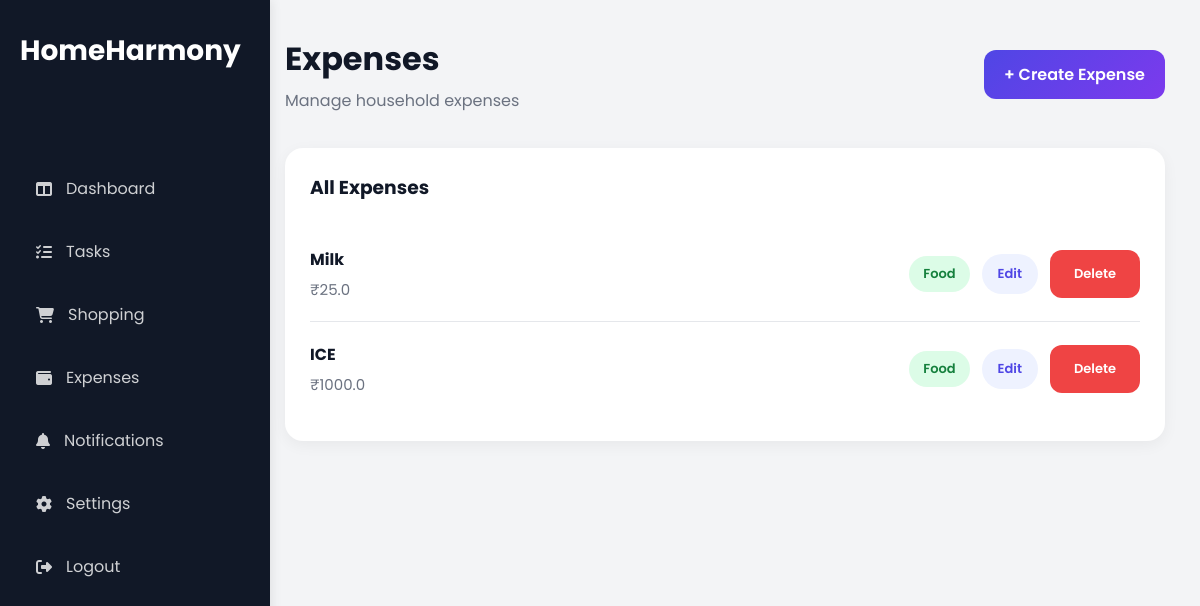
The page /expenses (signed in) on the database its author committed.
### app/models/expense_model.py (models this page shows)
class Expense(db.Model):
    __tablename__ = "expenses"
    id = db.Column(
        db.Integer,
        primary_key=True
    )
    title = db.Column(
        db.String(100),
        nullable=False
    )
    amount = db.Column(
        db.Float,
        nullable=False
    )
    category = db.Column(
        db.String(50),
        nullable=False
    )
    description = db.Column(
        db.Text
    )
    household_id = db.Column(
        db.Integer,
        db.ForeignKey("households.id"),
        nullable=False
    )
    paid_by = db.Column(
        db.Integer,
        db.ForeignKey("users.id"),
        nullable=False
    )
    created_at = db.Column(
        db.DateTime,
        server_default=db.func.now()
    )

### app/expenses/routes.py (the view)
@expenses_bp.route("/expenses")
@login_required
def expense_list():
    expenses = Expense.query.filter_by(
        household_id=current_user.household_id
    ).all()
    return render_template(
        "expenses/expense_list.html",
        expenses=expenses
    )

### app/models/user_model.py (called while the page is built)
@login_manager.user_loader
def load_user(user_id):
    return User.query.get(int(user_id))

### app/templates/expenses/expense_list.html
{% extends "layout/base.html" %}
{% block content %}
<div class="topbar">
    <div>
        <h1>Expenses</h1>
        <p>Manage household expenses</p>
    </div>
    <a
        href="/create-expense"
        class="btn-primary">
        + Create Expense
    </a>
</div>
<div class="card">
    <div class="card-header">
        <h3>All Expenses</h3>
    </div>
    {% if expenses %}
{% for expense in expenses %}
<div class="expense-item">
    <div class="expense-info">
        <h4>
            {{ expense.title }}
        </h4>
        <p>
            ₹{{ expense.amount }}
        </p>
    </div>
    <div class="expense-actions">
        {% if expense.category == "Food" %}
            <span class="expense-badge food-badge">
                Food
            </span>
        {% elif expense.category == "Bills" %}
            <span class="expense-badge bills-badge">
                Bills
            </span>
        {% elif expense.category == "Shopping" %}
            <span class="expense-badge shopping-badge">
                Shopping
            </span>
        {% elif expense.category == "Transport" %}
            <span class="expense-badge transport-badge">
                Transport
            </span>
        {% else %}
            <span class="expense-badge other-badge">
                Other
            </span>
        {% endif %}
        <a
        href="{{ url_for('expenses.edit_expense',
        expense_id=expense.id) }}"
        class="edit-btn">
            Edit
        </a>
        <a
        href="{{ url_for('expenses.delete_expense',
        expense_id=expense.id) }}"
        class="delete-btn"
        onclick="return confirm(
        'Delete this expense?'
        )">
            Delete
        </a>
    </div>
</div>
{% endfor %}
    {% else %}
        <p>No expenses found.</p>
    {% endif %}
</div>
{% endblock %}

### app/static/css/dashboard.css (style rules this page uses)
* { margin: 0; padding: 0; box-sizing: border-box; font-family: "Poppins", sans-serif; }
body { background: #f3f4f6; }
.topbar { display: flex; justify-content: space-between; align-items: center; margin-bottom: 35px; }
.topbar h1 { font-size: 32px; color: #111827; }
.topbar p { color: #6b7280; margin-top: 5px; }
.card { background: white; border-radius: 18px; padding: 25px; box-shadow: 0 4px 15px rgba(0,0,0,0.05); }
.card-header { display: flex; justify-content: space-between; align-items: center; margin-bottom: 25px; }
.card-header h3 { color: #111827; }
.task-item, .expense-item { display: flex; justify-content: space-between; align-items: center; padding: 16px 0; border-bottom: 1px solid #e5e7eb; }
.task-item:last-child, .expense-item:last-child { border-bottom: none; }
.task-item h4, .expense-item h4 { color: #111827; margin-bottom: 4px; }
.task-item p, .expense-item p { color: #6b7280; font-size: 14px; }
.btn-primary { text-decoration:none; padding:12px 20px; border-radius:12px; color:white; font-weight:600; background: linear-gradient( 135deg, #4f46e5, #7c3aed ); }
.delete-btn { text-decoration:none; background:#fee2e2; color:#dc2626; padding:10px 16px; border-radius:999px; font-size:13px; font-weight:600; transition:.3s; }
.edit-btn { text-decoration:none; background:#EEF2FF; color:#4F46E5; padding:10px 16px; border-radius:999px; font-size:13px; font-weight:600; }
.expense-badge { display:inline-flex; align-items:center; padding:8px 14px; border-radius:999px; font-size:13px; font-weight:600; }
.food-badge { background:#dcfce7; color:#15803d; }
.delete-btn { text-decoration:none; background:#FEE2E2; color:#DC2626; padding:10px 16px; border-radius:999px; font-size:13px; font-weight:600; }
.expense-item { display:flex; justify-content:space-between; align-items:center; padding:20px 0; border-bottom:1px solid #e5e7eb; }
.expense-info h4 { color:#111827; margin-bottom:6px; }
.expense-info p { color:#6b7280; font-size:15px; }
.expense-actions { display:flex; align-items:center; gap:12px; }
.delete-btn { background:#ef4444; color:white; text-decoration:none; padding:14px 24px; border-radius:12px; display:flex; align-items:center; justify-content:center; gap:10px; font-weight:600; }

### rows shown on the page
Expense: title "Milk", amount "25.0", category "Food"
Expense: title "ICE", amount "1000.0", category "Food"
